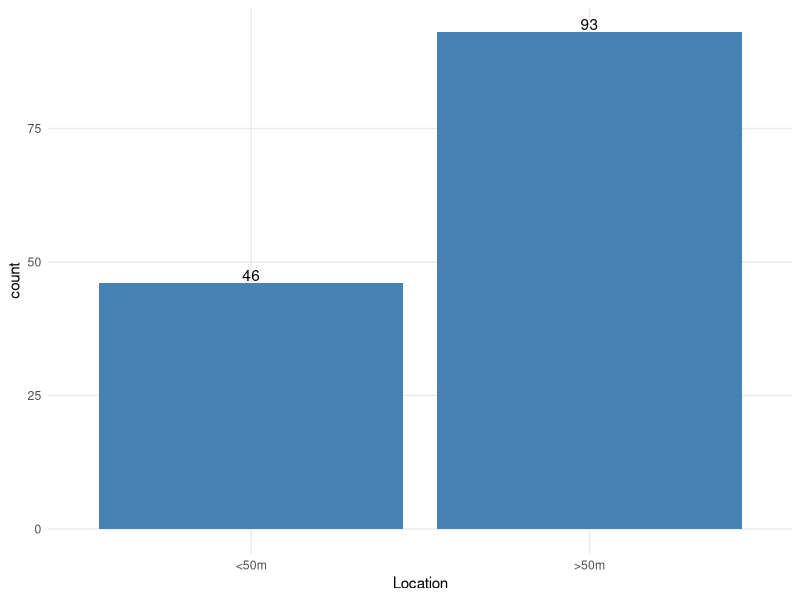
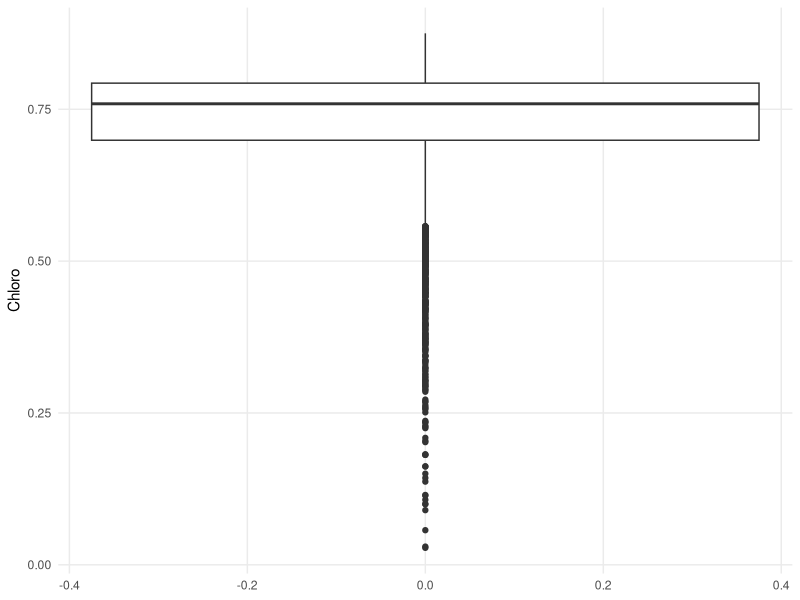
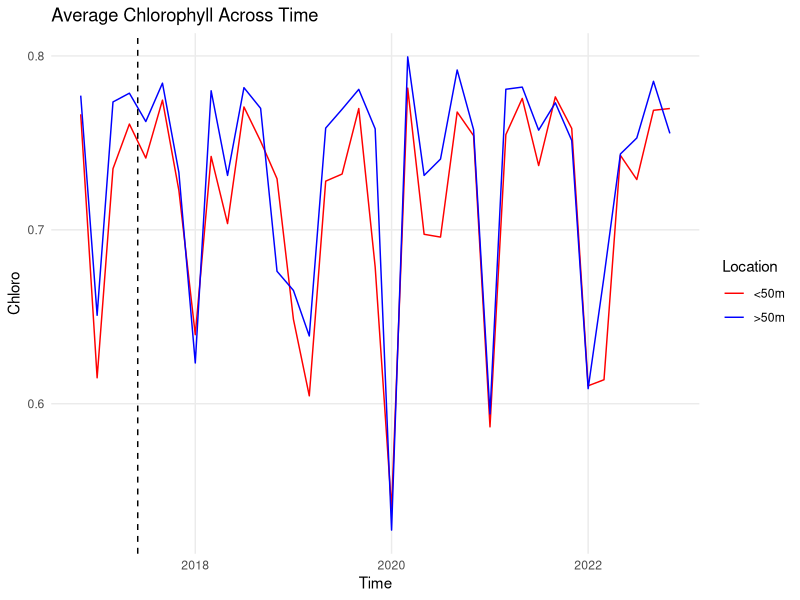
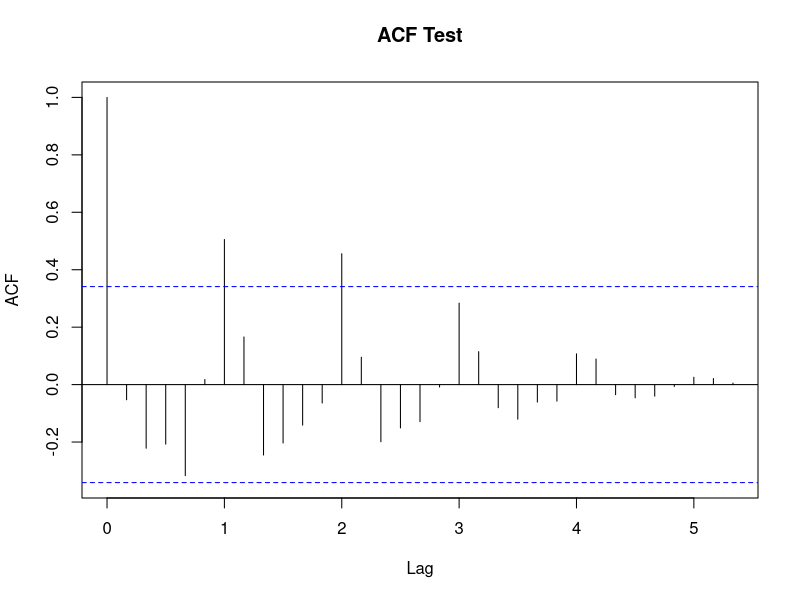
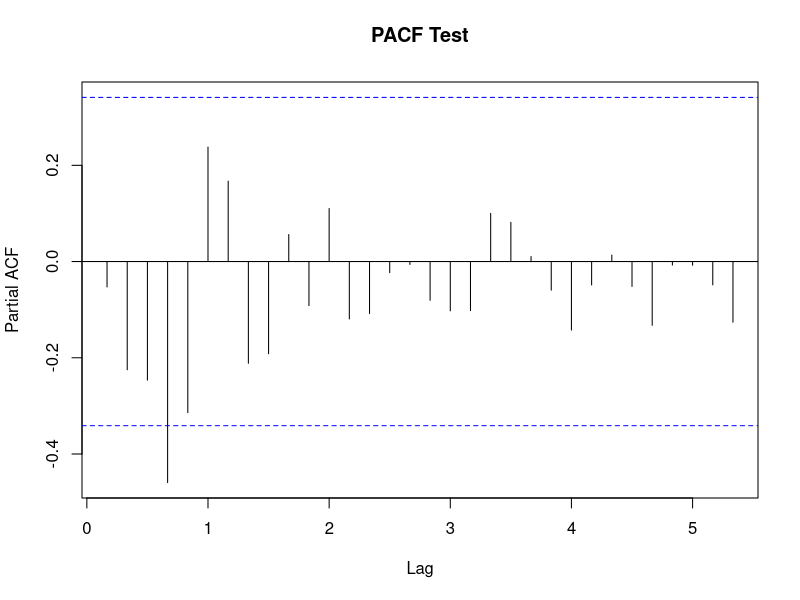
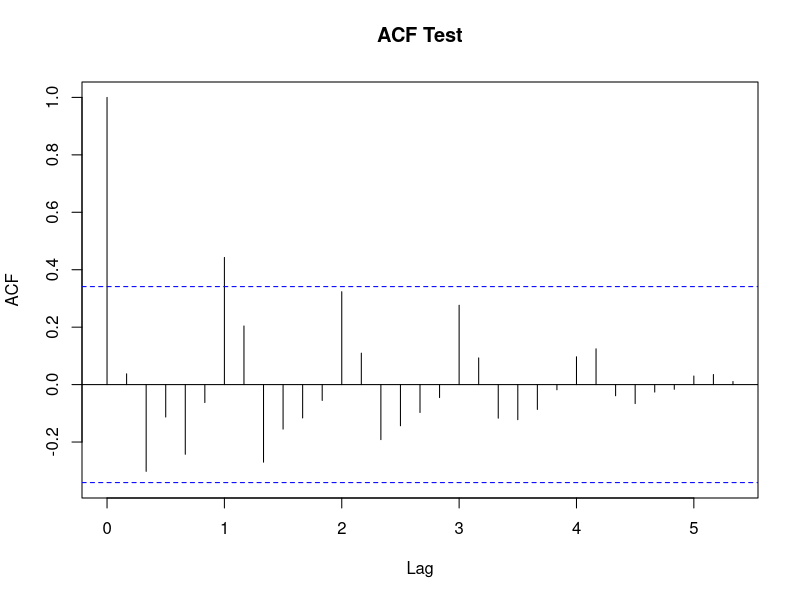
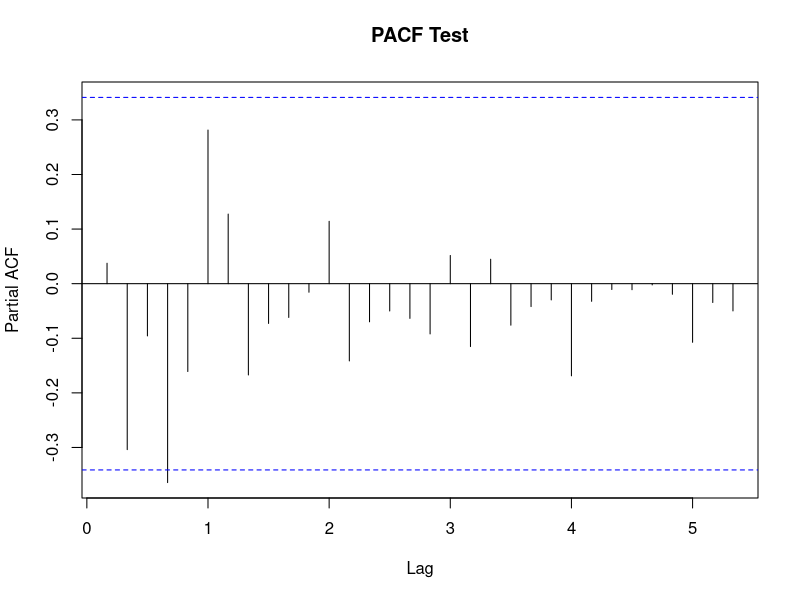

R code for these plots, in order: (Note: a time limit stopped this script after it produced the figures.)
## ---- chunk 1
knitr::opts_chunk$set(
  echo = TRUE, 
  tidy = TRUE, 
  tidy.opts = list(width.cutoff = 60)
)
## ---- chunk 2
library(tidyr)
library(dplyr)
library(ggplot2)
library(tseries)
library(forecast)
library(reshape2)
## ---- chunk 3
theme_set(new = theme_minimal() + theme(panel.grid.minor = element_blank()))
## ---- chunk 4
raw.data <- read.csv(file = 'chlorophyll.csv')
# str(raw.data)
# summary(raw.data)
which(x = (raw.data == 48.9), arr.ind = TRUE)
## ---- chunk 5
flora <- raw.data
flora[ 78, 33 ] <- median(flora[ , 33 ])
flora[ 78, 33 ]
## ---- chunk 6
ggplot(data = flora, aes(x = Location)) +
  geom_bar(fill = 'steelblue') +
  geom_text(stat = 'count', aes(label = after_stat(count)), vjust = -0.2)
## ---- chunk 7
flora[ -1 ] %>% 
  # log() %>%
  # sqrt() %>%
  melt(id.vars = NULL, variable.name = 'Date', value.name = 'Chloro') %>%
  ggplot(aes(y = Chloro)) +
    geom_boxplot() 
## ---- chunk 8
flora.mean <- flora %>%
  group_by(Location) %>%
  summarise_all(mean) %>%
  pivot_longer(cols = -1, names_to = 'Time', values_to = 'Chloro') %>%
  mutate(Time = as.Date(x = paste('01', Time), format = '%d %b.%y'))

flora.mean %>%
  ggplot(aes(x = Time, y = Chloro, group = Location, color = Location)) +
    geom_line() +
    labs(title = 'Average Chlorophyll Across Time') +
    scale_color_manual(values = c('red', 'blue')) +
    geom_vline(xintercept = as.Date('2017-06-01'), linetype = 'dashed')
## ---- chunk 9
flora <- flora[ , c(1, 38 : 2) ]
## ---- chunk 10
far.long <- flora.mean[ flora.mean$Location == '>50m', ]
ts.far <- ts(
  data = far.long[ -1 : -4, ]$Chloro, 
  start = max(far.long$Time),
  frequency = 6
)

near.long <- flora.mean[ flora.mean$Location == '<50m', ]
ts.near <- ts(
  data = near.long[ -1 : -4, ]$Chloro, 
  start = max(near.long$Time),
  frequency = 6
)
## ---- chunk 11
acf(ts.far, lag.max = 50, main = 'ACF Test')
pacf(ts.far, lag.max = 50, main = 'PACF Test')
adf.test(ts.far)
kpss.test(ts.far)
## ---- chunk 12
far.arima <- arima(x = ts.far, order = c(0, 0, 0))
Box.test(residuals(far.arima), type = 'Ljung-Box')
Box.test(residuals(far.arima), type = 'Box-Pierce')
## ---- chunk 13
far.cast <- forecast(far.arima, h = 4)
far.actual <- far.long[ 4 : 1, ]$Chloro
far.pred <-  far.cast$mean[ 1 : 4 ]
far.upper <- far.cast$upper[ 1 : 4, 1 ]
far.lower <- far.cast$lower[ 1 : 4, 1 ]
## ---- chunk 14
abs(far.pred - far.actual)
## ---- chunk 15
far.pred > far.upper | far.pred < far.lower
## ---- chunk 16
acf(ts.near, lag.max = 50, main = 'ACF Test')
pacf(ts.near, lag.max = 50, main = 'PACF Test')
adf.test(ts.near)
kpss.test(ts.near)
## ---- chunk 17
near.arima <- arima(x = ts.near, order = c(0, 0, 0))
Box.test(residuals(near.arima), type = 'Ljung-Box')
Box.test(residuals(near.arima), type = 'Box-Pierce')
## ---- chunk 18
near.cast <- forecast(near.arima, h = 4)
near.actual <- near.long[ 4 : 1, ]$Chloro
near.pred <-  near.cast$mean[ 1 : 4 ]
near.upper <- near.cast$upper[ 1 : 4, 1 ]
near.lower <- near.cast$lower[ 1 : 4, 1 ]
## ---- chunk 19
abs(near.pred - near.actual)
## ---- chunk 20
near.pred > near.upper | near.pred < near.lower
## ---- chunk 21
results <- data.frame(
  location = character(),
  oob1 = logical(),
  oob2 = logical(),
  oob3 = logical(),
  oob4 = logical(),
  rmse1 = numeric(),
  rmse2 = numeric(),
  rmse3 = numeric(),
  rmse4 = numeric(),
  is.white = character()
)

for (i in 1 : nrow(flora)) {
  row <- flora[ i, ] %>%
    pivot_longer(cols = -1, names_to = 'Time', values_to = 'Chloro') %>%
    mutate(Time = as.Date(x = paste('01', Time), format = '%d %b.%y'))

  # Auto ARIMA
  row.arima <- ts(data = row[ 1 : 33, ]$Chloro, frequency = 6) %>%
    auto.arima(
      num.cores = NULL, 
      stationary = FALSE, 
      seasonal = TRUE, 
      stepwise = FALSE
    )
  res.check <- checkresiduals(object = row.arima, plot = FALSE)
  row.cast <- forecast(row.arima, h = 4)
  row.actual <- row[ 34 : 37, ]$Chloro
  row.pred <-  row.cast$mean[ 1 : 4 ]
  row.upper <- row.cast$upper[ 1 : 4, 1 ]
  row.lower <- row.cast$lower[ 1 : 4, 1 ]
  
  out.bounds <- row.pred > row.upper | row.pred < row.lower
  rmse <- abs(row.pred - row.actual)
  
  results[ i, ] <- c(
    location = flora[ i, 1 ],
    oob1 = out.bounds[ 1 ],
    oob2 = out.bounds[ 2 ],
    oob3 = out.bounds[ 3 ],
    oob4 = out.bounds[ 4 ],
    rmse1 = rmse[ 1 ],
    rmse2 = rmse[ 2 ],
    rmse3 = rmse[ 3 ],
    rmse4 = rmse[ 4 ],
    white_residuals = toString(res.check$p.value >= 0.05)
  )
}
## ---- chunk 22
results
## ---- chunk 23
results %>%
  subset(location == '>50m') %>%
  select(rmse1, rmse2, rmse3, rmse4) %>%
  sapply(as.numeric) %>%
  colMeans() 
## ---- chunk 24
results %>%
  subset(location == '<50m') %>%
  select(rmse1, rmse2, rmse3, rmse4) %>%
  sapply(as.numeric) %>%
  colMeans()
## ---- chunk 25
